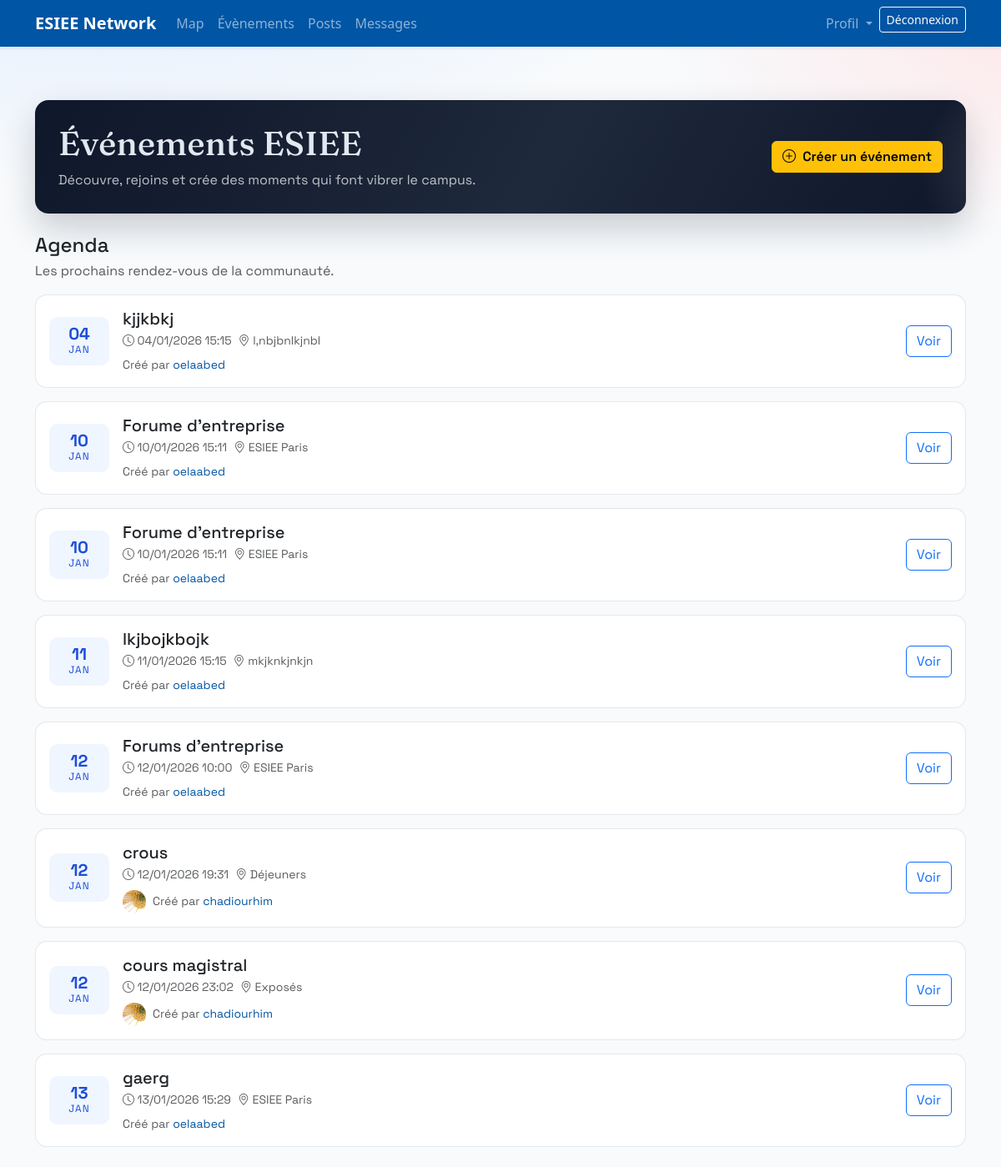
The app's page /events/ (signed in), older data.
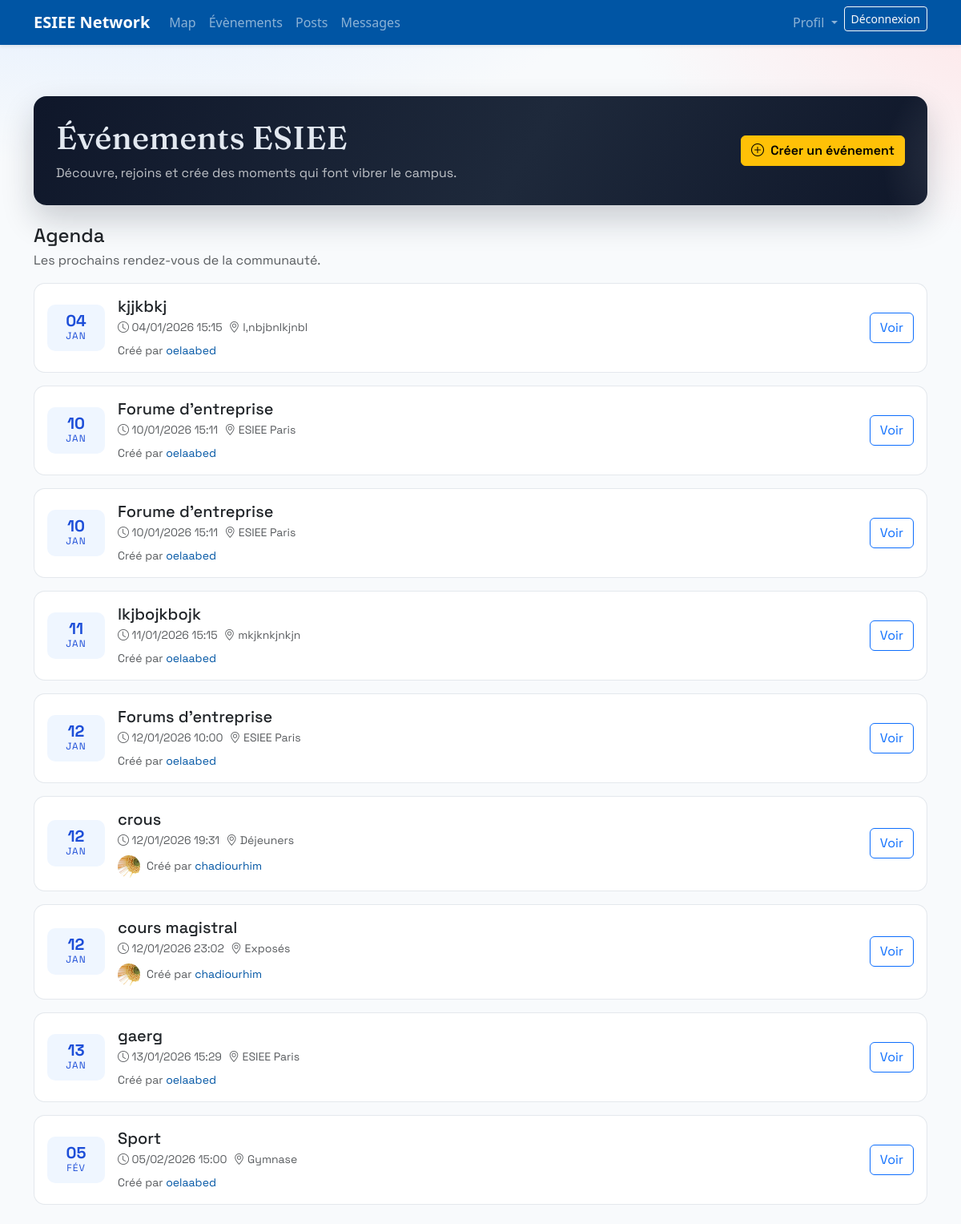
The same page, newer data.
### events/models.py (models this page shows, shortened)
class Event(models.Model):
    title = models.CharField(max_length=200)
    description = models.TextField(blank=True)
    location = models.CharField(
        "Lieu",
        max_length=50,
        choices=LOCATION_CHOICES,
    )
    start_at = models.DateTimeField()
    end_at = models.DateTimeField(null=True, blank=True)
    created_by = models.ForeignKey(
        settings.AUTH_USER_MODEL,
        on_delete=models.CASCADE,
        related_name="events_created",
    )
    created_at = models.DateTimeField(auto_now_add=True)
    updated_at = models.DateTimeField(auto_now=True)
    class Meta:
        ordering = ["start_at", "title"]

### users/models.py (models this page shows, shortened)
class User(AbstractUser):
    email = models.EmailField(unique=True)
    profile_image = models.ImageField(
        upload_to="profiles/",
        blank=True,
        null=True,
        verbose_name="Photo de profil",
    )

### events/views.py (the view)
# urls.py: path("", views.events_list, name="list"),
@login_required
def events_list(request):
    location_code = request.GET.get("location")
    events = Event.objects.all().order_by("start_at", "title")
    filtered_location_label = None
    if location_code:
        events = events.filter(location=location_code)
        choices_dict = dict(LOCATION_CHOICES)
        filtered_location_label = choices_dict.get(location_code)
    context = {
        "events": events,
        "filtered_location": filtered_location_label,
        "raw_location": location_code,
    }
    return render(request, "events/events_list.html", context)

### templates/events/events_list.html (shortened to what this page needs)
{% extends "base.html" %}
{% block content %}
<link href="https://cdn.jsdelivr.net/npm/bootstrap-icons@1.11.3/font/bootstrap-icons.css" rel="stylesheet">
<div class="container py-4 ev-wrap">
  <div class="ev-hero mb-4">
    <div class="row align-items-center g-3">
      <div class="col-lg-8">
        <h1 class="mb-2">&Eacute;v&eacute;nements ESIEE</h1>
        <p class="mb-0 text-light opacity-75">
          D&eacute;couvre, rejoins et cr&eacute;e des moments qui font vibrer le campus.
        </p>
      </div>
      <div class="col-lg-4 text-lg-end">
        <a href="{% url 'events:create' %}" class="btn btn-warning fw-semibold">
          <i class="bi bi-plus-circle me-1"></i>
          Cr&eacute;er un &eacute;v&eacute;nement
        </a>
      </div>
    </div>
  </div>
  <div class="d-flex flex-wrap align-items-center justify-content-between gap-2 mb-3">
    <div>
      <h2 class="h4 mb-1">Agenda</h2>
      <div class="text-muted">Les prochains rendez-vous de la communaut&eacute;.</div>
    </div>
  </div>
  {% if events %}
    <div class="row g-3">
      {% for event in events %}
        <div class="col-12">
          <div class="ev-card p-3">
            <div class="d-flex flex-wrap gap-3 align-items-center">
              <div class="ev-date">
                <div class="day">{{ event.start_at|date:"d" }}</div>
                <div class="month">{{ event.start_at|date:"M" }}</div>
              </div>
              <div class="flex-grow-1">
                <a href="{% url 'events:detail' event.pk %}" class="text-decoration-none text-dark">
                  <h3 class="h5 mb-1">{{ event.title }}</h3>
                </a>
                <div class="d-flex flex-wrap gap-2 text-muted small">
                  <span><i class="bi bi-clock"></i> {{ event.start_at|date:"d/m/Y H:i" }}</span>
                  <span><i class="bi bi-geo-alt"></i> {{ event.get_location_display }}</span>
                </div>
                <div class="ev-creator d-flex align-items-center gap-2 mt-2">
                  {% if event.created_by.profile_image %}
                    <img src="{{ event.created_by.profile_image.url }}" alt="Photo de profil">
                  {% endif %}
                  <span class="small text-muted">
                    Cr&eacute;&eacute; par
                    <a href="{% url 'users:user_profile' event.created_by.username %}" class="text-decoration-none">
                      {{ event.created_by.username }}
                    </a>
                  </span>
                </div>
              </div>
              <a href="{% url 'events:detail' event.pk %}" class="btn btn-outline-primary">
                Voir
              </a>
            </div>
          </div>
        </div>
      {% endfor %}
    </div>
  {% endif %}
</div>
{% endblock %}

### templates/base.html (shortened to what this page needs)
<!doctype html>
<html lang="fr">
  <head>
    <link href="https://cdn.jsdelivr.net/npm/bootstrap@5.3.3/dist/css/bootstrap.min.css" rel="stylesheet">
    <link rel="stylesheet" href="https://unpkg.com/leaflet@1.9.4/dist/leaflet.css" />
    <link rel="stylesheet" href="/static/style.css">
  </head>
  <body>
    <nav class="navbar navbar-expand-lg navbar-dark fixed-top shadow-sm">
      <div class="container">
        <a class="navbar-brand fw-bold" href="/">ESIEE Network</a>
        <div class="collapse navbar-collapse" id="nav">
          <ul class="navbar-nav me-auto">
            <li class="nav-item"><a class="nav-link" href="/map/">Map</a></li>
            <li class="nav-item"><a class="nav-link" href="/events/">Évènements</a></li>
            <li class="nav-item"><a class="nav-link" href="/posts/">Posts</a></li>
            <li class="nav-item"><a class="nav-link" href="/messages/">Messages</a></li>
          </ul>
          <ul class="navbar-nav ms-auto">
            {% if user.is_authenticated %}
              <li class="nav-item dropdown">
                <a class="nav-link dropdown-toggle"
                   href="#"
                   id="profileDropdown"
                   role="button"
                   data-bs-toggle="dropdown"
                   aria-expanded="false">
                  Profil
                </a>
              </li>
              <li class="nav-item">
                <a class="btn btn-outline-light btn-sm" href="{% url 'users:logout' %}">
                  Déconnexion
                </a>
              </li>
            {% endif %}
          </ul>
        </div>
      </div>
    </nav>
    <main class="pt-4">
      {% block content %}{% endblock %}
    </main>
  </body>
</html>

### static/style.css (style rules this page uses)
:root { --esiee-blue:#0055A4; --esiee-blue-dark:#003d7a; --esiee-light:#f8f9fb; --esiee-gray:#6c757d; }
body { background:var(--esiee-light); }
.navbar { background:var(--esiee-blue)!important; }
a { color:var(--esiee-blue); }

### templates/base.html (style rules this page uses)
body { padding-top: 72px; }

### templates/events/events_list.html (style rules this page uses)
:root { --ev-bg: #0b1220; --ev-ink: #0f172a; --ev-cream: #f8fafc; --ev-primary: #2563eb; --ev-accent: #f97316; --ev-muted: #94a3b8; }
body { background: radial-gradient(1200px 600px at 10% -10%, #dbeafe 0%, transparent 60%), radial-gradient(900px 500px at 110% 0%, #ffe4e6 0%, transparent 60%), #f8fafc; }
.ev-wrap { font-family: "Space Grotesk", system-ui, -apple-system, "Segoe UI", sans-serif; }
.ev-hero { background: linear-gradient(120deg, #0f172a 0%, #1e293b 55%, #0f172a 100%); color: #e2e8f0; border-radius: 16px; padding: 28px; box-shadow: 0 18px 40px rgba(15, 23, 42, 0.2); position: relative; overflow: hidden; }
.ev-hero::after { content: ""; position: absolute; inset: -40% -20% auto auto; width: 280px; height: 280px; border-radius: 50%; background: radial-gradient(circle, rgba(248, 250, 252, 0.18), transparent 70%); }
.ev-hero h1 { font-family: "Fraunces", serif; letter-spacing: 0.2px; }
.ev-card { background: #ffffff; border-radius: 14px; border: 1px solid rgba(148, 163, 184, 0.25); transition: transform 0.2s ease, box-shadow 0.2s ease; }
.ev-date { background: #eff6ff; color: #1d4ed8; border-radius: 10px; padding: 10px 12px; text-align: center; min-width: 72px; }
.ev-date .day { font-size: 20px; font-weight: 700; line-height: 1; }
.ev-date .month { font-size: 12px; text-transform: uppercase; letter-spacing: 1px; }
.ev-creator img { width: 28px; height: 28px; border-radius: 50%; object-fit: cover; }

Row changes from the older to the newer data that the page shows:
added Event: start_at "05", start_at "FÉV", title "Sport", start_at "05/02/2026 15:00", location "Gymnase", created_by.username "oelaabed"
